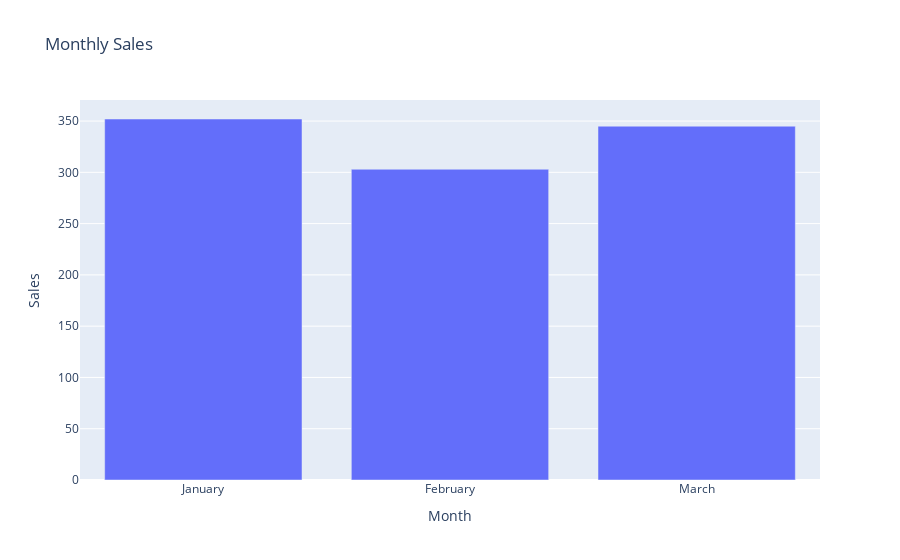

Notebook code for this chart:
### Code cell
# Create a bar graph
fig = px.bar(
    monthly_sales,
    x='Month',
    y='Sales Count',
    title='Monthly Sales',
    labels={'Month': 'Month', 'Sales Count': 'Sales'},
)

fig.show()

### Figure 1 — Plotly figure (JSON) as saved in the notebook; plotly's stock layout.template omitted (floating-point values rounded to 4 significant figures)
{"data": [{"alignmentgroup": "True", "hovertemplate": "Month=%{x}<br>Sales=%{y}<extra></extra>", "legendgroup": "", "marker": {"color": "#636efa", "pattern": {"shape": ""}}, "name": "", "offsetgroup": "", "orientation": "v", "showlegend": false, "textposition": "auto", "type": "bar", "x": ["January", "February", "March"], "xaxis": "x", "y": [352, 303, 345], "yaxis": "y"}], "layout": {"barmode": "relative", "legend": {"tracegroupgap": 0}, "title": {"text": "Monthly Sales"}, "xaxis": {"anchor": "y", "domain": [0, 1], "title": {"text": "Month"}}, "yaxis": {"anchor": "x", "domain": [0, 1], "title": {"text": "Sales"}}}}
